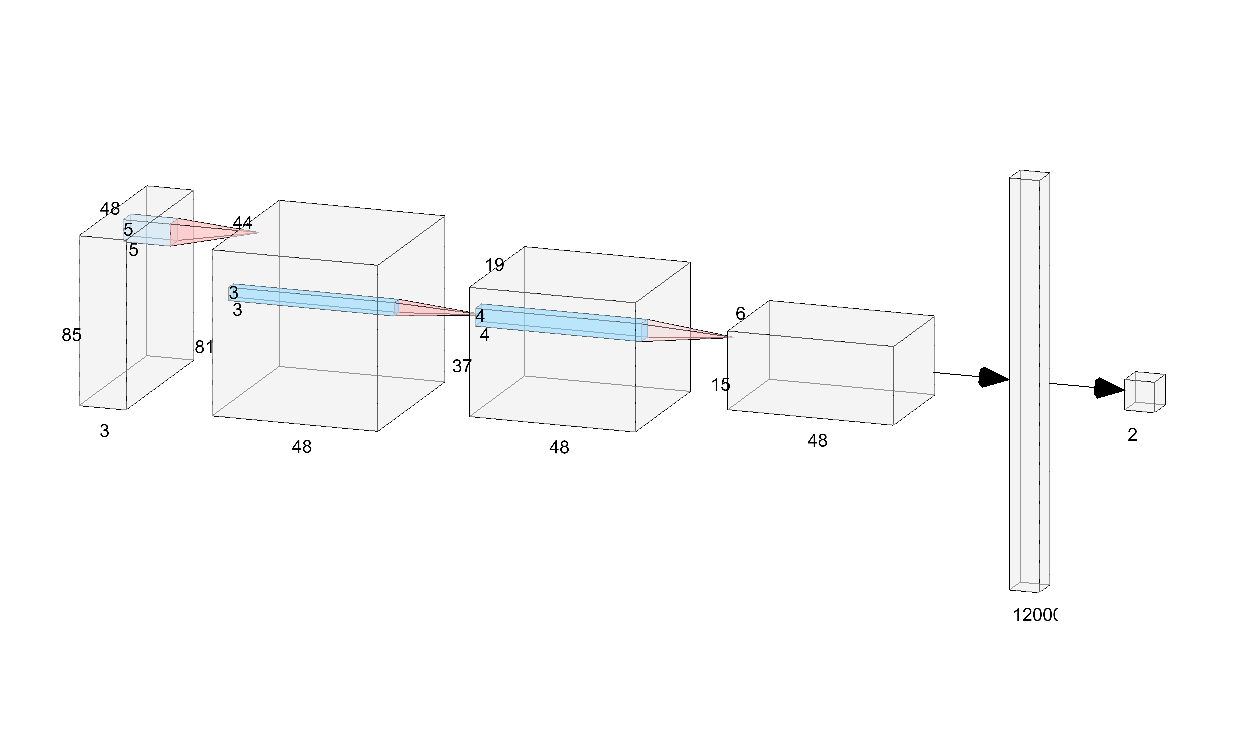
#> input picture convnet.png, 1234 x 732 px; its folder holds only this picture in this run
$ python -i detector.py   (imports and definitions only)
#> lines starting #> are read from the running program, lines starting #| are printed output that depends on the picture; after the words box and inside, x2 and y2 are one past the last pixel; in counts of white or black regions, pixels touching at a corner belong together
import os

import cv2 as cv
import numpy as np
from PIL import Image


def convert_image(image_path):
#> called with image_path = 'convnet.png'
    img = cv.imread(image_path)
#> img is the input picture: shape (732, 1234, 3); mean B, G, R 251, 250.9, 250.7

    hsv = cv.cvtColor(img, cv.COLOR_BGR2HSV)
#> hsv: shape (732, 1234, 3); mean H, S, V 0.9, 0.7, 251.2

    lower_yellow = np.array([0, 60, 90], dtype="uint8")
    upper_yellow = np.array([180, 255, 255], dtype="uint8")

    lower_gray = np.array([0, 5, 70], np.uint8)
    upper_gray = np.array([179, 50, 255], np.uint8)

    yellow_mask = cv.inRange(hsv, lower_yellow, upper_yellow)
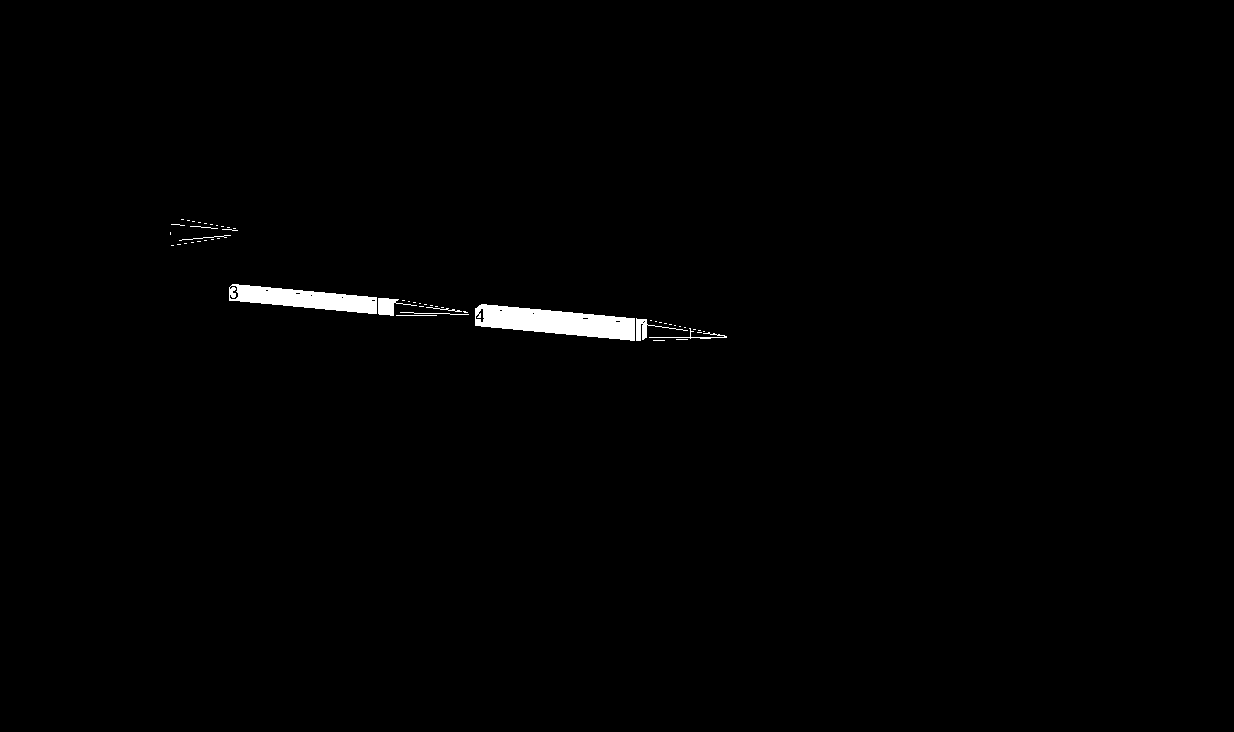
#> yellow_mask: shape (732, 1234); 0.79% white; 55 white regions (45 under 20 px), largest, box (x1, y1, x2, y2) and area: (475, 304, 635, 341) 3547, (229, 284, 377, 314) 2453, (378, 298, 417, 316) 304
    grey_mask = cv.inRange(hsv, lower_gray, upper_gray)
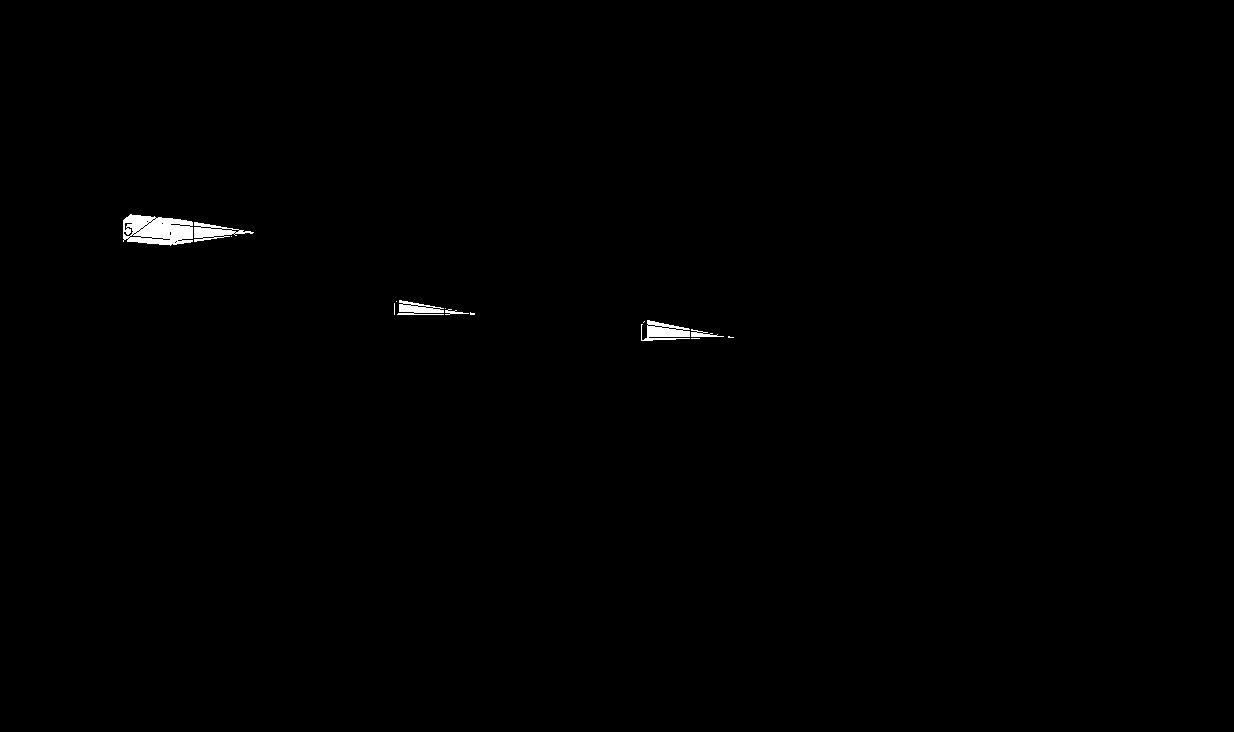
#> grey_mask: shape (732, 1234); 0.38% white; 14 white regions (8 under 20 px), largest, box (x1, y1, x2, y2) and area: (123, 214, 193, 246) 1658, (641, 320, 690, 341) 609, (194, 222, 254, 242) 526, (397, 300, 444, 315) 408, (691, 329, 724, 337) 120, (445, 309, 469, 315) 61

    res_grey = cv.bitwise_and(img, img, mask=grey_mask)
    res_yellow = cv.bitwise_and(img, img, mask=yellow_mask)

    gray = cv.cvtColor(img, cv.COLOR_BGR2GRAY)
    edges = cv.Canny(gray, 100, 250, apertureSize=3)
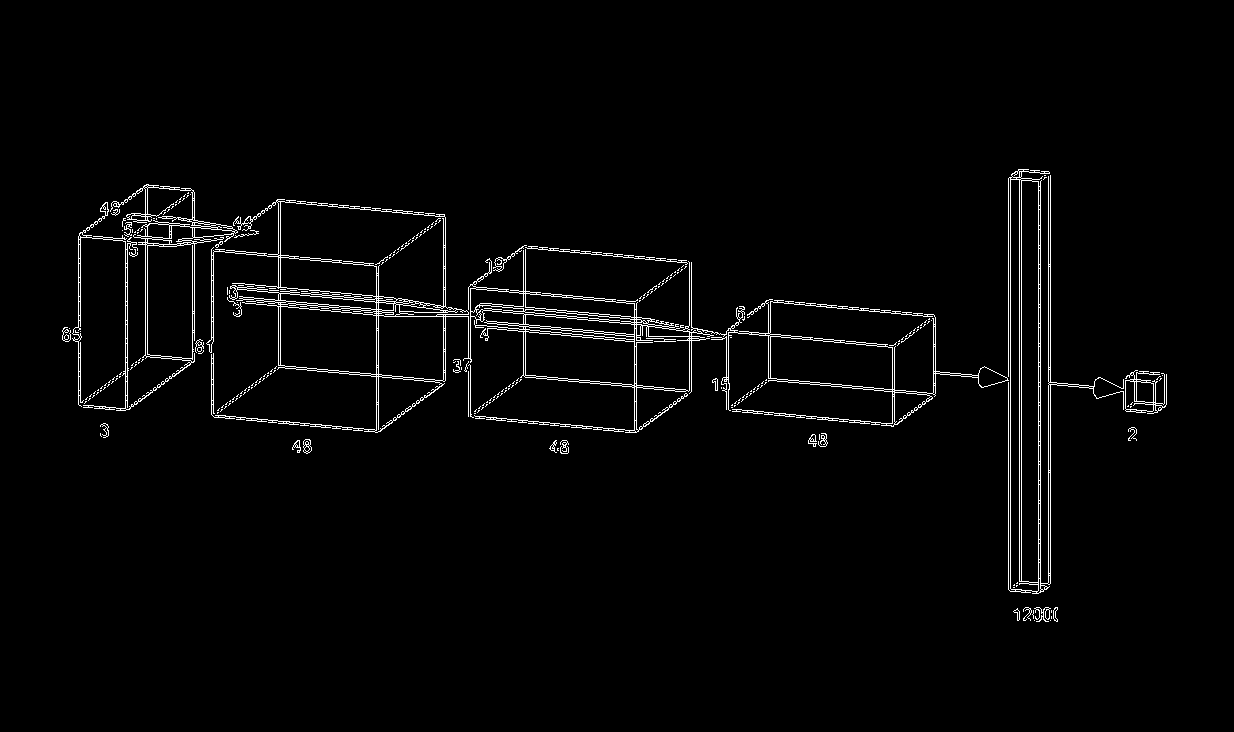
#> edges: shape (732, 1234); 2.3% white in thin lines or dots, all inside (x1, y1, x2, y2) = (62, 169, 1167, 622)

    result = cv.add(cv.add(np.stack((edges,) * 3, axis=-1), res_yellow), res_grey)

    im_rgb = cv.cvtColor(result, cv.COLOR_BGR2RGB)

    img = Image.fromarray(im_rgb, 'RGB')
    w, h = img.size
#> w = 1234; h = 732
    crop_height = 40
    img.crop((0, crop_height, w, h)).save(image_path)
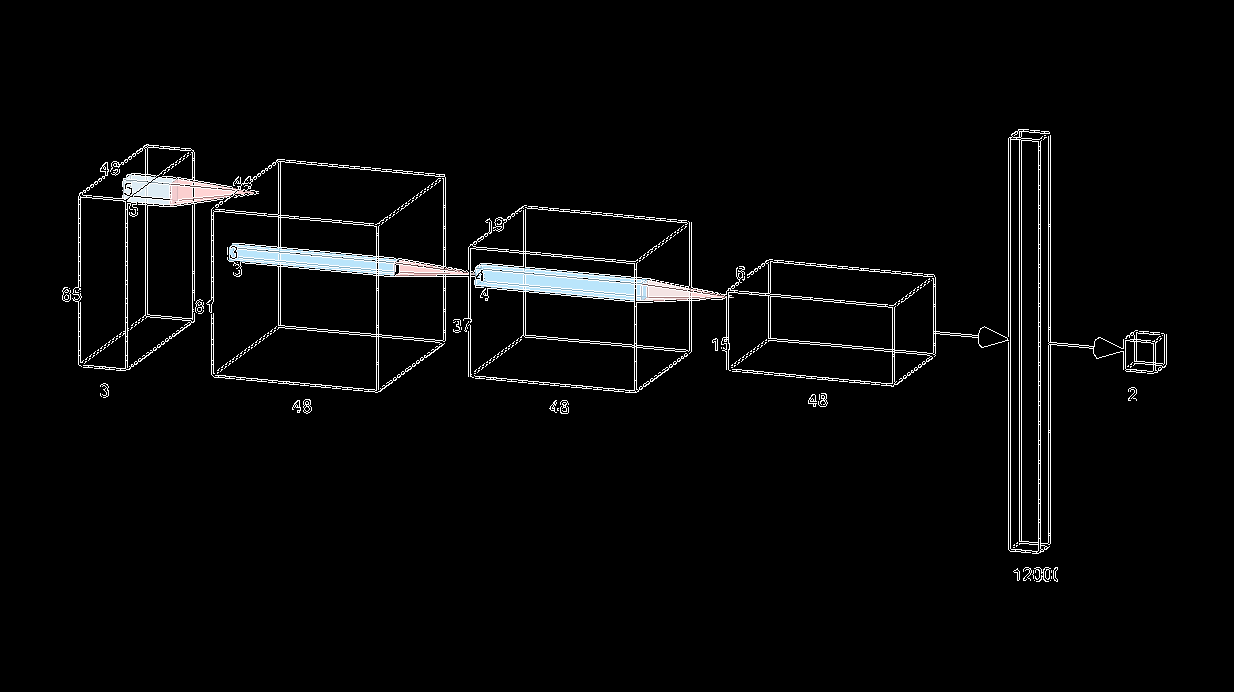
#> saved as convnet.png: PIL image 1234x692 RGB; mean R, G, B 7.7, 7.9, 8


# convert_image(r".\images\1.png")
folder_path = r".\images"

# [2 lines not run here, left out]

>>> result = convert_image('convnet.png')
